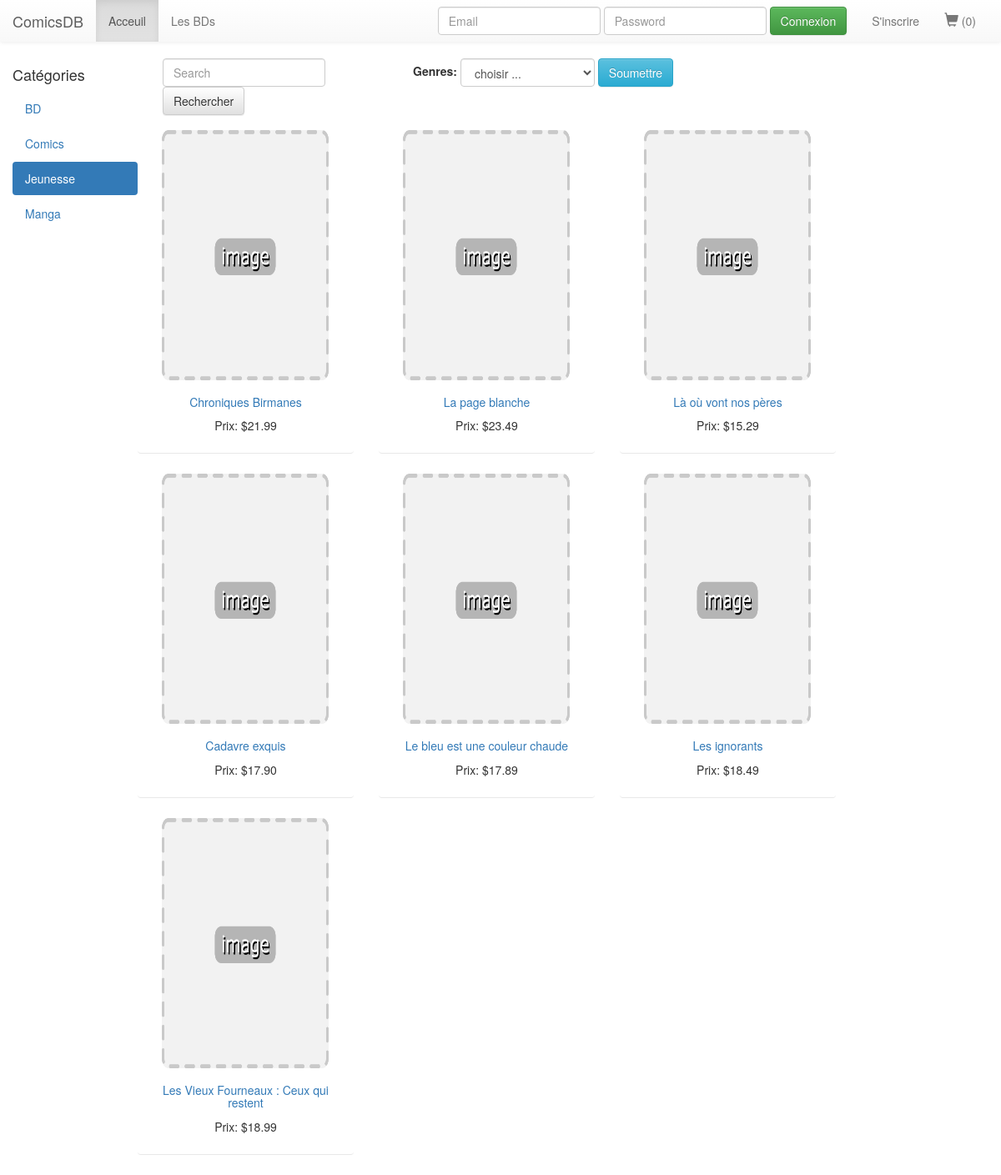
/index.php?category_id=2, run on the app's committed database.
### tables this page shows
CREATE TABLE IF NOT EXISTS `categories` (
  `category_id` tinyint(3) unsigned NOT NULL AUTO_INCREMENT,
  `name` varchar(20) NOT NULL,
  PRIMARY KEY (`category_id`),
  KEY `name` (`name`)
);

CREATE TABLE IF NOT EXISTS `comics` (
  `comic_id` mediumint(8) unsigned NOT NULL AUTO_INCREMENT,
  `publisher_id` mediumint(8) unsigned NOT NULL,
  `author_id` mediumint(9) unsigned NOT NULL,
  `category_id` tinyint(3) unsigned NOT NULL,
  `title` varchar(45) NOT NULL,
  `description` varchar(255) NOT NULL,
  `isbn` varchar(25) NOT NULL,
  `rating` float(10,2) NOT NULL,
  `price` decimal(10,2) NOT NULL,
  `cover_img_path` varchar(60) DEFAULT NULL,
  `preview_img_path` varchar(60) DEFAULT NULL,
  `publishing_date` datetime NOT NULL,
  PRIMARY KEY (`comic_id`),
  KEY `title` (`title`),
  KEY `price` (`price`),
  KEY `rating` (`rating`),
  KEY `publisher_id` (`publisher_id`),
  KEY `category_id` (`category_id`),
  KEY `author_id` (`author_id`)
);

### data/_categories.php (called while the page is built, shortened)
<?php
require_once '_dbConnect.php';
function get_categories($category_id = false)
{
    global $mysqli;
    $result = false;
    $table_categories = TB_CATEGORIES;
    $queryString = "SELECT * FROM $table_categories";
    $queryResult = $mysqli->query($queryString);
    if ($queryResult && ($queryResult->num_rows > 0)) {
        $result = array();
        while ($row = $queryResult->fetch_assoc()) {
            $result[] = $row;
        }
    }
    return $result;
}

### data/_comics.php (called while the page is built, shortened)
<?php
require_once '_dbConnect.php';
function get_comics($category_id = false)
{
    global $mysqli;
    $result = false;
    $table_comics = TB_COMICS;
    $queryString = "SELECT * FROM $table_comics";
    if (false !== $category_id) {
        $queryString .= " WHERE category_id = $category_id";
    }
    $queryResult = $mysqli->query($queryString);
    if ($queryResult && ($queryResult->num_rows > 0)) {
        $result = array();
        while ($row = $queryResult->fetch_assoc()) {
            $result[] = $row;
        }
    }
    return $result;
}

### index.php (the view, shortened to what this page needs)
<?php
require_once 'data/_categories.php';
require_once 'data/_comics.php';
$categories = get_categories();
$active = '';
if (array_key_exists(P_CAT_ID, $_GET)) {
    $comics = get_comics($_GET[P_CAT_ID]);
} elseif (array_key_exists(P_GENRES, $_GET)) {
    $comics = get_comics($_GET[P_GENRES]);
} else {
    $comics = get_comics();
}
?>
<!DOCTYPE html>
<html lang="en">
<head>
    <link rel="stylesheet" href="https://maxcdn.bootstrapcdn.com/bootstrap/3.3.5/css/bootstrap.min.css">
    <link rel="stylesheet" href="https://maxcdn.bootstrapcdn.com/bootstrap/3.3.5/css/bootstrap-theme.min.css">
    <link rel="stylesheet" href="style/main.css" />
</head>
<body>
<?php require_once('views/_view_header.php') ?>
<div id="cat_nav" class="col-md-1">
    <h4>Catégories</h4>
    <ul class="nav nav-pills nav-stacked">
        <?php
        foreach ($categories as $category) {
            if (array_key_exists(P_CAT_ID, $_GET)) {
                if ($_GET[P_CAT_ID] == $category[P_CAT_ID]) {
                    $active = 'active';
                }
            }
            echo '<li class="', $active, '"><a href="index.php?', P_CAT_ID, '=', $category[P_CAT_ID], '">', $category['name'], '</a></li>';
            $active = '';
        }
        ?>
    </ul>
</div>
<?php require_once('views/_view_filter.php'); ?>
<div id="comics_list" class="row">
<?php if ($comics) { ?>
<div id="comics_list" class="row">
    <?php foreach ($comics as $comic) { ?>
        <div class="col-sm-6 col-md-4">
            <div class="thumbnail">
                <a href="comic_detail.php?<?php echo ITEM_ID.'='.$comic[ITEM_ID] ?>">
                    <img src="<?php echo $comic[ITEM_COVER] ?>" alt="<?php echo $comic[ITEM_TITLE] ?>" onerror="this.src='images/couv/place_holder.png'" />
                </a>
                <div class="caption">
                    <h5><a href="comic_detail.php?<?php echo ITEM_ID.'='.$comic[ITEM_ID] ?>">
                        <?php echo $comic[ITEM_TITLE] ?></a>
                    </h5>
                    <p>Prix: <?php echo '$', $comic[ITEM_PRICE] ?></p>
                </div>
            </div>
        </div>
    <?php } } else { echo '<p>Aucun résultat.</p>'; } ?>
</div>
</body>
</html>

### style/main.css (style rules this page uses)
body { margin: 0; padding: 0; }
.thumbnail a img { width: 200px; height: 300px; }
#cat_nav, #comics_list { display: inline-block; }
#cat_nav { width: 15%; }
#comics_list { width: 85%; margin-top: 7px; }
div.col-sm-6.col-md-4 { text-align: center; }
div.thumbnail { border: none; box-shadow: 0 0 0 0 ; border-bottom: 1px solid rgb(232, 232, 232); }

### data on the page
categories: name "BD"
categories: name "Comics"
categories: name "Jeunesse"
categories: name "Manga"
comics: title "Chroniques Birmanes", price "21.99"
comics: title "La page blanche", price "23.49"
comics: title "Là où vont nos pères", price "15.29"
comics: title "Cadavre exquis", price "17.90"
comics: title "Le bleu est une couleur chaude", price "17.89"
comics: title "Les ignorants", price "18.49"
comics: title "Les Vieux Fourneaux : Ceux qui restent", price "18.99"

### other printed values
SITE_NAME "ComicsDB"
$_SESSION[SESS_CART_TOTAL] "0"
